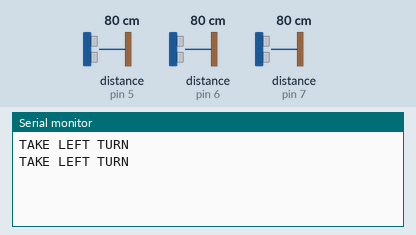
Simulated run of this sketch. Board: Arduino Uno, built with avr-gcc and run on an emulated ATmega328P. On the bench: the last lines printed to the serial monitor. Wiring (inferred from the names in the program): 3 × ultrasonic range finder: trigger pin 2, echo pin 5 / trigger pin 3, echo pin 6 / trigger pin 4, echo pin 7. The inputs (shaded band) are chosen by the test bench; at power-on: distance to the obstacle (sensors on pin 5, pin 6, pin 7) 80 cm. The echo pulse lasts 58.3 µs per cm.

Above: at 1.8 s.
1.9 s: distance to the obstacle (sensor on pin 5) set to 2 cm
At 2.8 s:
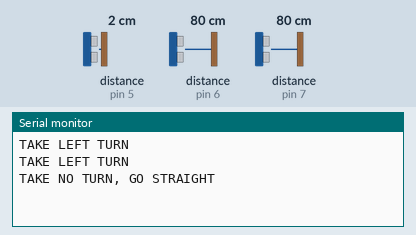
4.5 s: distance to the obstacle (sensor on pin 6) set to 2 cm
At 5.9 s:
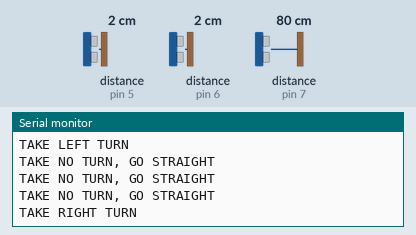

Measured:
- after the input at 1.9 s, the serial monitor: prints a new line after 0.14 s (image 1)
- after the input at 4.5 s, the serial monitor: prints a new line after 0.57 s (image 2)

The sketch:

multi_ultrasonic_basic_logic.ino
```cpp
const int numSensors = 3; // Number of ultrasonic sensors
const int trigPins[numSensors] = {2, 3, 4}; // Array of trigger pins
const int echoPins[numSensors] = {5, 6, 7}; // Array of echo pins

void setup() {
  Serial.begin(9600);

  // Initialize trigger pins as outputs and echo pins as inputs
  for (int i = 0; i < numSensors; i++) {
    pinMode(trigPins[i], OUTPUT);
    pinMode(echoPins[i], INPUT);
  }
}

void loop() {
  double distances[numSensors]; // Array to store distances from each sensor

  // Measure distances from each sensor
  for (int i = 0; i < numSensors; i++) {
    distances[i] = measureDistance(trigPins[i], echoPins[i]);
  }

  // Find the index of the sensor with maximum distance
  int maxIndex = 0;
  for (int i = 1; i < numSensors; i++) {
    if (distances[i] > distances[maxIndex]) {
      maxIndex = i;
    }
  }

  // Print the appropriate message based on the orientation
  if (maxIndex == 0) {
    Serial.println("TAKE LEFT TURN");
  } else if (maxIndex == 1) {
    Serial.println("TAKE NO TURN, GO STRAIGHT");
  } else {
    Serial.println("TAKE RIGHT TURN");
  }

  delay(1000);
}

double measureDistance(int trigPin, int echoPin) {
  digitalWrite(trigPin, LOW);
  delayMicroseconds(2);
  digitalWrite(trigPin, HIGH);
  delayMicroseconds(10);
  digitalWrite(trigPin, LOW);

  double duration = pulseIn(echoPin, HIGH);
  double distance = (duration * 0.0343) / 2; // Convert to centimeters

  return distance;
}
```
